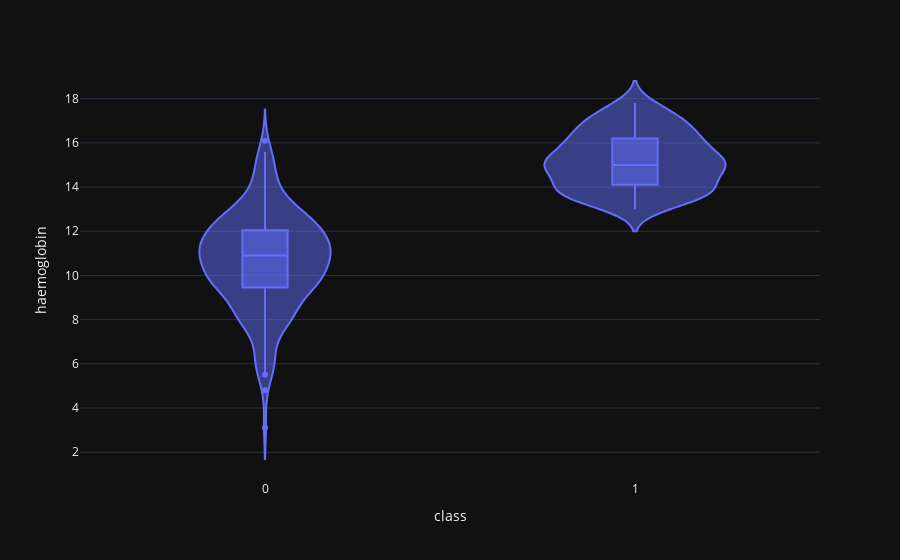

The cell this chart's notebook holds for it:
### Code cell
violin('haemoglobin')

### Figure 1 — Plotly figure (JSON) as saved in the notebook; plotly's stock layout.template omitted (floating-point values rounded to 4 significant figures; data arrays with more than 128 entries replaced by an {"elided": "..."} marker saying what was removed)
{"data": [{"alignmentgroup": "True", "box": {"visible": true}, "hovertemplate": "class=%{x}<br>haemoglobin=%{y}<extra></extra>", "legendgroup": "", "marker": {"color": "#636efa"}, "name": "", "offsetgroup": "", "orientation": "v", "scalegroup": "True", "showlegend": false, "type": "violin", "x": {"elided": "400 int values"}, "x0": " ", "xaxis": "x", "y": {"elided": "400 float values"}, "y0": " ", "yaxis": "y"}], "layout": {"legend": {"tracegroupgap": 0}, "margin": {"t": 60}, "violinmode": "group", "xaxis": {"anchor": "y", "domain": [0, 1], "title": {"text": "class"}}, "yaxis": {"anchor": "x", "domain": [0, 1], "title": {"text": "haemoglobin"}}}}
